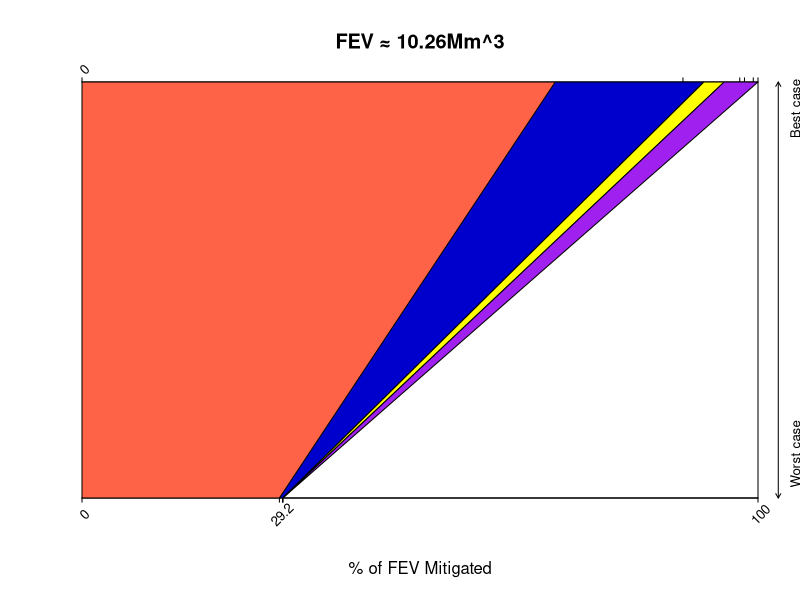

The R script that drew this image:
par(xaxs="i", yaxs="i") 
plot(1, type="n", xlab="% of FEV Mitigated", ylab=NA, xlim=c(0,100), ylim=c(0,100), main="FEV ≈ 10.26Mm^3", xaxt='n', yaxt='n')
axis(side=1, at=c(0,29.2,29.7,29.7,29.7,100), labels = FALSE, tck=-0.01)
text(x=c(0,29.2,29.7,29.7,29.7,100), par("usr")[3]-1, labels=c("0","29.2","","","","100"), srt=45, pos=1, cex=0.8, xpd=TRUE)
axis(side=3, at=c(0,88.9,97.3,98.0,99.3,100), labels = FALSE, tck=-0.01)
text(c(0,88.9,97.3,98.0,99.3,100), par("usr")[3]+106, labels=c("0","","","","",""), srt=45, pos=1, cex=0.8, xpd=TRUE)
arrows(103,0,103,100, xpd = TRUE, length=0.05, code=3)
text(x=105, y=13, label="Worst case", srt=90, pos=1, cex=0.8, xpd=TRUE)
text(x=105, y=96, label="Best case", srt=90, pos=1, cex=0.8, xpd=TRUE)
polygon(x=c(0,29.2,88.9,0), y=c(0,0,100,100), col="tomato1")
polygon(x=c(29.2,29.7,92,70), y=c(0,0,100,100), col="mediumblue")
polygon(x=c(29.7,29.7,95,92), y=c(0,0,100,100), col="yellow")
# Adding the fourth polygon
polygon(x=c(29.7, 29.7, 100, 95), y=c(0, 0, 100, 100), col="purple")  # New fourth polygon




